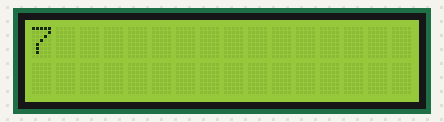
Recording of a sketch running on a simulated Arduino Uno, built with avr-gcc and run on an emulated ATmega328P. Parts: 16×2 character LCD. Random numbers use the default seed unless the sketch sets one.

Above: at 0.1 s.
At 10.1 s:
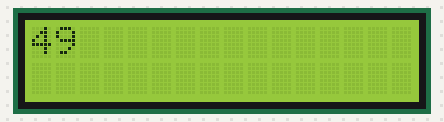
At 30.1 s:
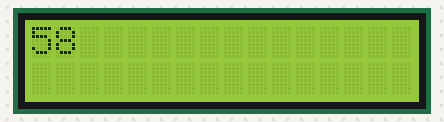
At 60.2 s:
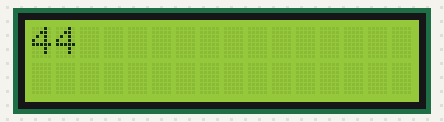
At 90.2 s:
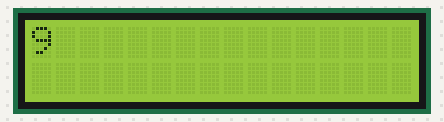
At 120.2 s:
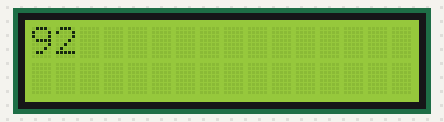

Measured:
- what the display in image 1 shows lasts 10.0 s, from 10.1 s to 20.1 s

The sketch:

esp8266_LCD_Random_Number_Gen.ino
```cpp
/*********
 By Alexandros Panagiotakopoulos
*********/

#include <LiquidCrystal_I2C.h>


// set the LCD number of columns and rows
int lcdColumns = 16;
int lcdRows = 2;

// set LCD address, number of columns and rows
// if you don't know your display address, run an I2C scanner sketch
LiquidCrystal_I2C lcd(0x27, lcdColumns, lcdRows);

void setup(){
  // initialize LCD
  lcd.init();
  // turn on LCD backlight
  lcd.backlight();
}

void loop(){
  //random number generator from [0...100]
   for(int i=1; i <=9; i++){
    int r=random(0,100);
    Serial.print(r);
    Serial.print(" ");
    Serial.println();

  // set cursor to first column, first row
  lcd.setCursor(0, 0);
  // print message
  lcd.print(r);
  delay(10000); //delay for 10 seconds
  lcd.clear(); // clears the display to print new message
   }
}
```
